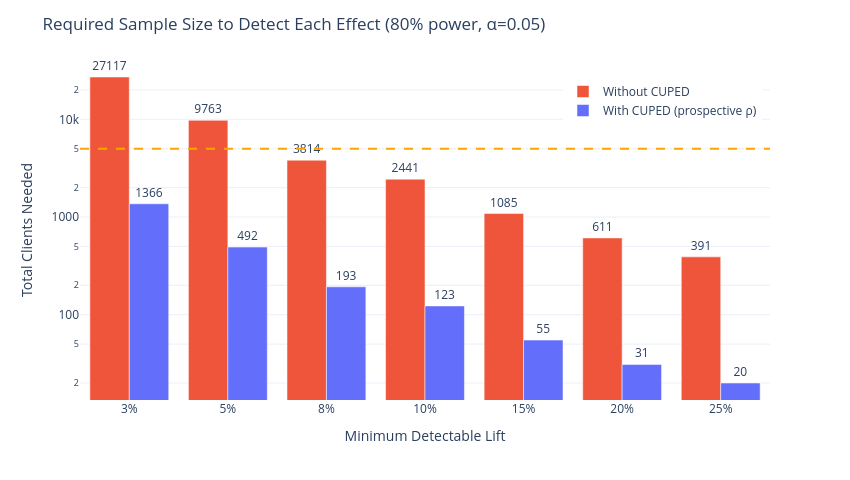

Here is the notebook cell this chart was saved with:
### Markdown cell above
## 1. Prospective: Planning the Experiment

### 1.1. How Many Clients Do We Need?

The first question in any experiment: given the effect size we care about, how large must each arm be? This determines whether we even have enough eligible clients to run the experiment.

The bars show required total sample size for each target lift, with and without CUPED. The orange line marks our eligible pool (N=5,000). If a bar exceeds the line, we can't detect that effect — we'd need more clients or a better variance reduction strategy.

### Code cell
target_lifts = [0.03, 0.05, 0.08, 0.10, 0.15, 0.20, 0.25] # 3% to 25% lifts
sizing_rows = []

for lift in target_lifts:
    raw = required_sample_size(baseline_mean * lift, baseline_std)
    cuped = required_sample_size(baseline_mean * lift, cuped_std_prospective)
    sizing_rows.append({
        'lift_pct': lift * 100,
        'n_raw': raw['n_total'],
        'n_cuped': cuped['n_total'],
        'savings': raw['n_total'] - cuped['n_total']
    })

sizing_df = pd.DataFrame(sizing_rows)

fig = go.Figure()

fig.add_trace(go.Bar(
    x=[f"{r['lift_pct']:.0f}%" for _, r in sizing_df.iterrows()],
    y=sizing_df['n_raw'],
    name='Without CUPED',
    marker_color='#EF553B',
    text=sizing_df['n_raw'],
    textposition='outside',
    hovertemplate='%{x} lift<br>Need n=%{y:,}<extra>Raw</extra>'
))

fig.add_trace(go.Bar(
    x=[f"{r['lift_pct']:.0f}%" for _, r in sizing_df.iterrows()],
    y=sizing_df['n_cuped'],
    name='With CUPED (prospective ρ)',
    marker_color='#636EFA',
    text=sizing_df['n_cuped'],
    textposition='outside',
    hovertemplate='%{x} lift<br>Need n=%{y:,}<extra>CUPED</extra>'
))

fig.add_hline(y=N_CLIENTS, line_dash='dash', line_color='orange', line_width=2,
              annotation_text=f'Our eligible pool: N={N_CLIENTS:,}', annotation_position='top right')

fig.update_layout(
    title='Required Sample Size to Detect Each Effect (80% power, α=0.05)',
    xaxis_title='Minimum Detectable Lift',
    yaxis_title='Total Clients Needed',
    yaxis=dict(type='log'),
    template='plotly_white',
    barmode='group',
    width=850, height=480,
    legend=dict(x=0.7, y=0.95),
    margin=dict(t=60)
)

fig.show()

# Decision summary
print('\nDECISION')
for _, row in sizing_df.iterrows():
    feasible_raw = '✓' if row['n_raw'] <= N_CLIENTS else '✗'
    feasible_cuped = '✓' if row['n_cuped'] <= N_CLIENTS else '✗'
    print(f"{row['lift_pct']:5.0f}% lift: need {row['n_raw']:>8,} raw ({feasible_raw}) | {row['n_cuped']:>6,} CUPED ({feasible_cuped})")

### Figure 1 — Plotly figure (JSON) as saved in the notebook; plotly's stock layout.template omitted (floating-point values rounded to 4 significant figures)
{"data": [{"hovertemplate": "%{x} lift<br>Need n=%{y:,}<extra>Raw</extra>", "marker": {"color": "#EF553B"}, "name": "Without CUPED", "text": [27120.0, 9763.0, 3814.0, 2441.0, 1085.0, 611.0, 391.0], "textposition": "outside", "type": "bar", "x": ["3%", "5%", "8%", "10%", "15%", "20%", "25%"], "y": [27117, 9763, 3814, 2441, 1085, 611, 391]}, {"hovertemplate": "%{x} lift<br>Need n=%{y:,}<extra>CUPED</extra>", "marker": {"color": "#636EFA"}, "name": "With CUPED (prospective ρ)", "text": [1366.0, 492.0, 193.0, 123.0, 55.0, 31.0, 20.0], "textposition": "outside", "type": "bar", "x": ["3%", "5%", "8%", "10%", "15%", "20%", "25%"], "y": [1366, 492, 193, 123, 55, 31, 20]}], "layout": {"annotations": [{"showarrow": false, "text": "Our eligible pool: N=5,000", "x": 1, "xanchor": "right", "xref": "x domain", "y": 5000, "yanchor": "bottom", "yref": "y"}], "barmode": "group", "height": 480, "legend": {"x": 0.7, "y": 0.95}, "margin": {"t": 60}, "shapes": [{"line": {"color": "orange", "dash": "dash", "width": 2}, "type": "line", "x0": 0, "x1": 1, "xref": "x domain", "y0": 5000, "y1": 5000, "yref": "y"}], "title": {"text": "Required Sample Size to Detect Each Effect (80% power, α=0.05)"}, "width": 850, "xaxis": {"title": {"text": "Minimum Detectable Lift"}}, "yaxis": {"title": {"text": "Total Clients Needed"}, "type": "log"}}}
